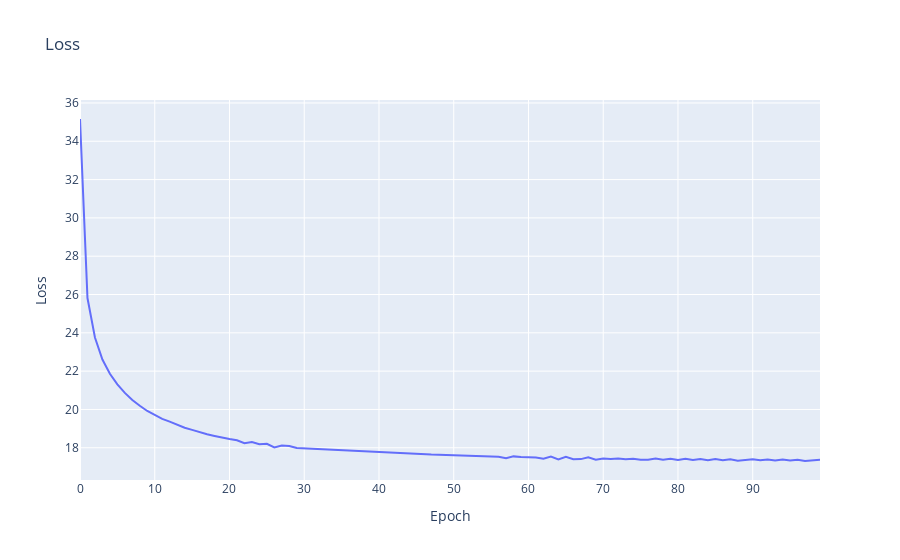

The cell this chart's notebook holds for it:
### Code cell
px.line(y=losses, title="Loss", labels={"x": "Epoch", "y": "Loss"})

### Figure 1 — Plotly figure (JSON) as saved in the notebook; plotly's stock layout.template omitted (floating-point values rounded to 4 significant figures)
{"data": [{"hovertemplate": "Epoch=%{x}<br>Loss=%{y}<extra></extra>", "legendgroup": "", "line": {"color": "#636efa", "dash": "solid"}, "marker": {"symbol": "circle"}, "mode": "lines", "name": "", "orientation": "v", "showlegend": false, "type": "scatter", "x": [0, 1, 2, 3, 4, 5, 6, 7, 8, 9, 10, 11, 12, 13, 14, 15, 16, 17, 18, 19, 20, 21, 22, 23, 24, 25, 26, 27, 28, 29, 30, 31, 32, 33, 34, 35, 36, 37, 38, 39, 40, 41, 42, 43, 44, 45, 46, 47, 48, 49, 50, 51, 52, 53, 54, 55, 56, 57, 58, 59, 60, 61, 62, 63, 64, 65, 66, 67, 68, 69, 70, 71, 72, 73, 74, 75, 76, 77, 78, 79, 80, 81, 82, 83, 84, 85, 86, 87, 88, 89, 90, 91, 92, 93, 94, 95, 96, 97, 98, 99], "xaxis": "x", "y": [35.16, 25.82, 23.76, 22.61, 21.86, 21.31, 20.86, 20.49, 20.19, 19.92, 19.72, 19.51, 19.37, 19.18, 19.04, 18.93, 18.81, 18.71, 18.62, 18.53, 18.45, 18.39, 18.23, 18.3, 18.18, 18.21, 18.02, 18.11, 18.09, 17.99, 17.97, 17.95, 17.93, 17.9, 17.88, 17.86, 17.84, 17.82, 17.8, 17.78, 17.77, 17.75, 17.73, 17.7, 17.69, 17.68, 17.66, 17.65, 17.64, 17.62, 17.61, 17.59, 17.58, 17.57, 17.56, 17.54, 17.54, 17.45, 17.55, 17.51, 17.51, 17.49, 17.43, 17.54, 17.39, 17.53, 17.4, 17.41, 17.51, 17.37, 17.44, 17.41, 17.44, 17.4, 17.43, 17.37, 17.37, 17.44, 17.38, 17.42, 17.36, 17.42, 17.36, 17.42, 17.35, 17.41, 17.35, 17.4, 17.33, 17.35, 17.4, 17.34, 17.39, 17.34, 17.39, 17.33, 17.38, 17.31, 17.34, 17.37], "yaxis": "y"}], "layout": {"legend": {"tracegroupgap": 0}, "title": {"text": "Loss"}, "xaxis": {"anchor": "y", "domain": [0, 1], "title": {"text": "Epoch"}}, "yaxis": {"anchor": "x", "domain": [0, 1], "title": {"text": "Loss"}}}}
